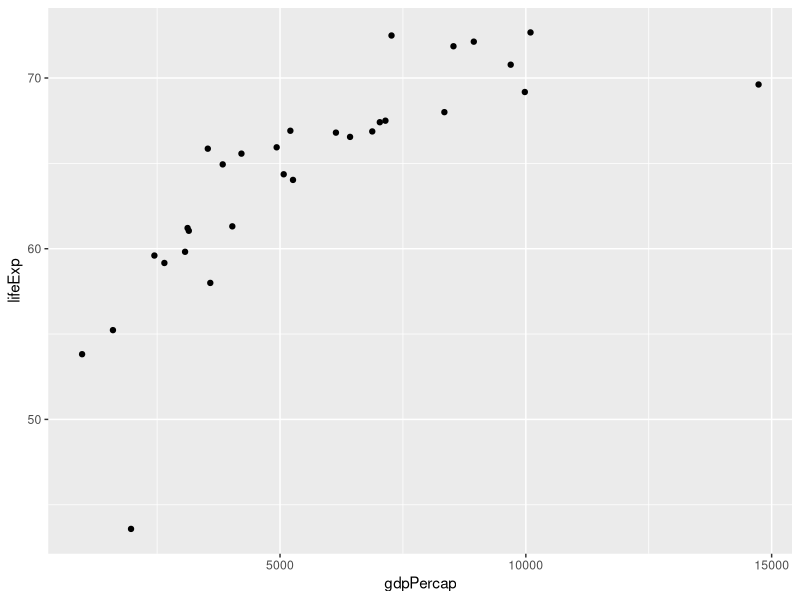

Reproduce this figure in R.
## ---- chunk 1
library(ggplot2)
## ---- chunk 2
gap_5060 = read.csv("data/gapminder-5060.csv")
## ---- chunk 3
eu_52 = subset(gap_5060, continent == "Europe" & gap_5060$year == 1952)
## ---- chunk 4
ggplot(data = eu_52, aes(x = gdpPercap, y = lifeExp)) +
  geom_point()                                          # add points
